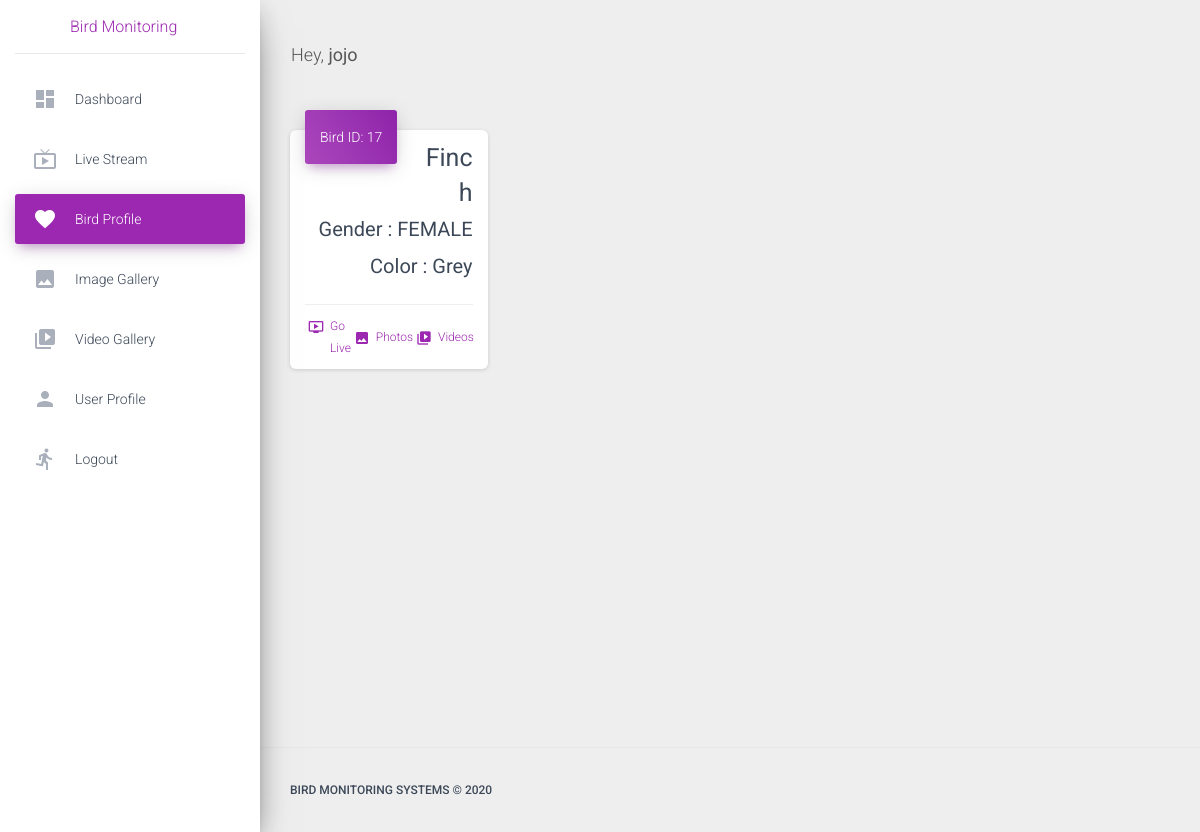
The app's page /bird-profile/ (signed in) with its own data.
### app/models.py (models this page shows, shortened)
class Bird(models.Model):
    bird_id = models.AutoField(primary_key=True)
    bird_type = models.CharField(max_length=30)
    bird_name = models.CharField(max_length=30)
    bird_gender = models.CharField(max_length=10)
    bird_color = models.CharField(max_length=30)
    user = models.ForeignKey(User, on_delete=models.CASCADE, default=1)
    uploaded_at = models.DateTimeField(auto_now_add=True)
    class Meta:
        db_table = 'Bird'

### app/views.py (the view)
# urls.py: url(r'^bird-profile/$', views.BirdProfileView.as_view(), name='birds'),
class BirdProfileView(LoginRequiredMixin, CreateView):
    login_url = '/login/'
    model = Bird
    context_object_name = 'bird_list'
    template_name = 'birds-profile.html'
    def get_context_data(self, **kwargs):
        context = {'segment': 'birds', "bird_list": Bird.objects.filter(user=self.request.user)}
        return context

### app/templates/birds-profile.html (shortened to what this page needs)
{% extends "base.html" %}
{% block content %}
    <div class="row">
    {% for i in bird_list %}
        <div class="col-lg-3 col-md-6 col-sm-6">
            <div class="card card-stats">
                <div class="card-header card-header-primary card-header-icon">
                    <div class="card-icon">
                        <span>Bird ID: {{ i.bird_id }}</span>
                    </div>
                    <h3 class="card-title">
                        <span class="primary"> <b>{{ i.bird_name }}</b> </span><br>
                        <small>Gender  : {{ i.bird_gender }} </small><br>
                        <small>Color : {{ i.bird_color }} </small>
                    </h3>
                </div>
                <div class="card-footer">
                    <div class="stats">
                        <i class="material-icons text-primary">ondemand_video</i> &nbsp;
                        <a href="{% url 'detect_video' %}">Go Live</a>
                    </div><br/>
                    <div class="stats">
                        <i class="material-icons text-primary">image</i> &nbsp;<br>
                        <a href="{% url 'images' %}">Photos</a>
                    </div><br/>
                    <div class="stats">
                        <i class="material-icons text-primary">video_library</i> &nbsp;
                        <a href="">Videos</a>
                    </div><br/>
                </div>
            </div>
        </div>
    {% endfor %}
    </div>
{% endblock content %}

### app/templates/includes/navigation.html (shortened to what this page needs)
<nav class="navbar navbar-expand-lg navbar-transparent navbar-absolute fixed-top ">
    <div class="container-fluid">
        {% if user.is_authenticated %}
            <div class="navbar-wrapper">
                <h3 class="navbar-brand">Hey, <b>{{ request.user.username }}</b></h3>
            </div>
        {% else %}
            <div class="navbar-wrapper">
                <h3 class="navbar-brand"><b>Register</b> to continue</h3>
            </div>
        {% endif %}
    </div>
</nav>

### records on screen
Bird: bird_id "17", bird_name "Finch", bird_gender "FEMALE", bird_color "Grey"

### other values on screen
{{ request.user.username }} "jojo"
